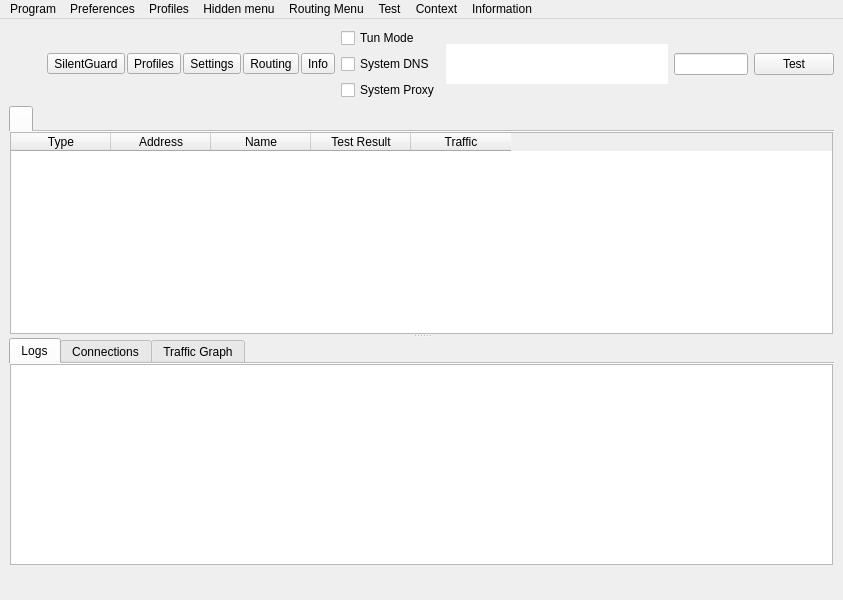
<?xml version="1.0" encoding="UTF-8"?>
<ui version="4.0">
 <class>MainWindow</class>
 <widget class="QMainWindow" name="MainWindow">
  <property name="geometry">
   <rect>
    <x>0</x>
    <y>0</y>
    <width>843</width>
    <height>600</height>
   </rect>
  </property>
  <property name="minimumSize">
   <size>
    <width>100</width>
    <height>100</height>
   </size>
  </property>
  <property name="windowTitle">
   <string notr="true">SilentGuard</string>
  </property>
  <property name="autoFillBackground">
   <bool>true</bool>
  </property>
  <widget class="QWidget" name="centralwidget">
   <layout class="QVBoxLayout" name="verticalLayout_3" stretch="0,0,0">
    <item>
     <layout class="QHBoxLayout" name="horizontalLayout_2">
      <item>
       <widget class="QFrame" name="toolbox_group">
        <property name="sizePolicy">
         <sizepolicy hsizetype="Preferred" vsizetype="Maximum">
          <horstretch>0</horstretch>
          <verstretch>0</verstretch>
         </sizepolicy>
        </property>
        <layout class="QHBoxLayout" name="horizontalLayout_5">
         <property name="spacing">
          <number>2</number>
         </property>
         <property name="leftMargin">
          <number>0</number>
         </property>
         <property name="topMargin">
          <number>0</number>
         </property>
         <property name="rightMargin">
          <number>0</number>
         </property>
         <property name="bottomMargin">
          <number>0</number>
         </property>
         <item>
          <widget class="QLabel" name="label_brand_mark">
           <property name="minimumSize">
            <size>
             <width>36</width>
             <height>36</height>
            </size>
           </property>
           <property name="maximumSize">
            <size>
             <width>40</width>
             <height>40</height>
            </size>
           </property>
           <property name="text">
            <string/>
           </property>
           <property name="scaledContents">
            <bool>false</bool>
           </property>
           <property name="alignment">
            <set>Qt::AlignmentFlag::AlignCenter</set>
           </property>
          </widget>
         </item>
         <item>
          <widget class="QToolButton" name="toolButton_program">
           <property name="toolTip">
            <string>SilentGuard</string>
           </property>
           <property name="styleSheet">
            <string notr="true">QPushButton::menu-indicator,
QToolButton::menu-indicator {
    image: none;
    width: 0px;
}</string>
           </property>
           <property name="text">
            <string>SilentGuard</string>
           </property>
           <property name="icon">
            <iconset theme="b-system-run"/>
           </property>
           <property name="iconSize">
            <size>
             <width>32</width>
             <height>37</height>
            </size>
           </property>
           <property name="popupMode">
            <enum>QToolButton::ToolButtonPopupMode::InstantPopup</enum>
           </property>
          </widget>
         </item>
         <item>
          <widget class="QToolButton" name="toolButton_server">
           <property name="toolTip">
            <string>Profiles</string>
           </property>
           <property name="styleSheet">
            <string notr="true">QPushButton::menu-indicator,
QToolButton::menu-indicator {
    image: none;
    width: 0px;
}</string>
           </property>
           <property name="text">
            <string>Profiles</string>
           </property>
           <property name="icon">
            <iconset theme="b-network-server"/>
           </property>
           <property name="iconSize">
            <size>
             <width>32</width>
             <height>37</height>
            </size>
           </property>
           <property name="popupMode">
            <enum>QToolButton::ToolButtonPopupMode::InstantPopup</enum>
           </property>
          </widget>
         </item>
         <item>
          <widget class="QToolButton" name="toolButton_preferences">
           <property name="toolTip">
            <string>Settings</string>
           </property>
           <property name="styleSheet">
            <string notr="true">QPushButton::menu-indicator,
QToolButton::menu-indicator {
    image: none;
    width: 0px;
}</string>
           </property>
           <property name="text">
            <string>Settings</string>
           </property>
           <property name="icon">
            <iconset theme="b-preferences"/>
           </property>
           <property name="iconSize">
            <size>
             <width>32</width>
             <height>37</height>
            </size>
           </property>
           <property name="popupMode">
            <enum>QToolButton::ToolButtonPopupMode::InstantPopup</enum>
           </property>
          </widget>
         </item>
         <item>
          <widget class="QToolButton" name="toolButton_routing">
           <property name="toolTip">
            <string>Routing</string>
           </property>
           <property name="styleSheet">
            <string notr="true">QPushButton::menu-indicator,
QToolButton::menu-indicator {
    image: none;
    width: 0px;
}</string>
           </property>
           <property name="text">
            <string>Routing</string>
           </property>
           <property name="icon">
            <iconset theme="b-network-routing"/>
           </property>
           <property name="iconSize">
            <size>
             <width>32</width>
             <height>37</height>
            </size>
           </property>
           <property name="popupMode">
            <enum>QToolButton::ToolButtonPopupMode::InstantPopup</enum>
           </property>
          </widget>
         </item>
         <item>
          <widget class="QToolButton" name="toolButton_update">
           <property name="toolTip">
            <string>Update</string>
           </property>
           <property name="styleSheet">
            <string notr="true">QPushButton::menu-indicator,
QToolButton::menu-indicator {
    image: none;
    width: 0px;
}</string>
           </property>
           <property name="text">
            <string>Info</string>
           </property>
           <property name="icon">
            <iconset theme="b-system-software-update"/>
           </property>
           <property name="iconSize">
            <size>
             <width>32</width>
             <height>37</height>
            </size>
           </property>
           <property name="popupMode">
            <enum>QToolButton::ToolButtonPopupMode::InstantPopup</enum>
           </property>
          </widget>
         </item>
        </layout>
       </widget>
      </item>
      <item>
       <layout class="QVBoxLayout" name="verticalLayout_4">
        <item>
         <widget class="QCheckBox" name="checkBox_VPN">
          <property name="sizePolicy">
           <sizepolicy hsizetype="Minimum" vsizetype="Maximum">
            <horstretch>0</horstretch>
            <verstretch>0</verstretch>
           </sizepolicy>
          </property>
          <property name="text">
           <string>Tun Mode</string>
          </property>
         </widget>
        </item>
        <item>
         <widget class="QCheckBox" name="system_dns">
          <property name="sizePolicy">
           <sizepolicy hsizetype="Minimum" vsizetype="Maximum">
            <horstretch>0</horstretch>
            <verstretch>0</verstretch>
           </sizepolicy>
          </property>
          <property name="text">
           <string>System DNS</string>
          </property>
         </widget>
        </item>
        <item>
         <widget class="QCheckBox" name="checkBox_SystemProxy">
          <property name="sizePolicy">
           <sizepolicy hsizetype="Minimum" vsizetype="Maximum">
            <horstretch>0</horstretch>
            <verstretch>0</verstretch>
           </sizepolicy>
          </property>
          <property name="text">
           <string>System Proxy</string>
          </property>
         </widget>
        </item>
       </layout>
      </item>
      <item>
       <widget class="QTextBrowser" name="data_view">
        <property name="enabled">
         <bool>true</bool>
        </property>
        <property name="sizePolicy">
         <sizepolicy hsizetype="Expanding" vsizetype="Expanding">
          <horstretch>0</horstretch>
          <verstretch>0</verstretch>
         </sizepolicy>
        </property>
        <property name="minimumSize">
         <size>
          <width>0</width>
          <height>0</height>
         </size>
        </property>
        <property name="maximumSize">
         <size>
          <width>16777215</width>
          <height>40</height>
         </size>
        </property>
        <property name="baseSize">
         <size>
          <width>0</width>
          <height>0</height>
         </size>
        </property>
        <property name="mouseTracking">
         <bool>false</bool>
        </property>
        <property name="focusPolicy">
         <enum>Qt::FocusPolicy::NoFocus</enum>
        </property>
        <property name="contextMenuPolicy">
         <enum>Qt::ContextMenuPolicy::NoContextMenu</enum>
        </property>
        <property name="acceptDrops">
         <bool>false</bool>
        </property>
        <property name="frameShape">
         <enum>QFrame::Shape::NoFrame</enum>
        </property>
        <property name="frameShadow">
         <enum>QFrame::Shadow::Sunken</enum>
        </property>
        <property name="verticalScrollBarPolicy">
         <enum>Qt::ScrollBarPolicy::ScrollBarAlwaysOff</enum>
        </property>
        <property name="horizontalScrollBarPolicy">
         <enum>Qt::ScrollBarPolicy::ScrollBarAlwaysOff</enum>
        </property>
        <property name="textInteractionFlags">
         <set>Qt::TextInteractionFlag::LinksAccessibleByKeyboard|Qt::TextInteractionFlag::LinksAccessibleByMouse</set>
        </property>
       </widget>
      </item>
      <item>
       <widget class="QLineEdit" name="search_input"/>
      </item>
      <item>
       <widget class="QPushButton" name="url_test_button">
        <property name="styleSheet">
         <string notr="true">QPushButton::menu-indicator,
QToolButton::menu-indicator {
    image: none;
    width: 0px;
}</string>
        </property>
        <property name="text">
         <string>Test</string>
        </property>
       </widget>
      </item>
     </layout>
    </item>
    <item>
     <widget class="QSplitter" name="splitter">
      <property name="orientation">
       <enum>Qt::Orientation::Vertical</enum>
      </property>
      <widget class="QTabWidget" name="tabWidget">
       <property name="currentIndex">
        <number>0</number>
       </property>
       <property name="documentMode">
        <bool>true</bool>
       </property>
       <property name="movable">
        <bool>true</bool>
       </property>
       <widget class="QWidget" name="widget1">
        <attribute name="title">
         <string/>
        </attribute>
        <layout class="QGridLayout" name="gridLayout_2">
         <property name="leftMargin">
          <number>1</number>
         </property>
         <property name="topMargin">
          <number>0</number>
         </property>
         <property name="rightMargin">
          <number>1</number>
         </property>
         <property name="bottomMargin">
          <number>0</number>
         </property>
         <property name="spacing">
          <number>0</number>
         </property>
         <item row="0" column="0">
          <widget class="MyTableWidget" name="proxyListTable">
           <property name="contextMenuPolicy">
            <enum>Qt::ContextMenuPolicy::CustomContextMenu</enum>
           </property>
           <property name="editTriggers">
            <set>QAbstractItemView::EditTrigger::NoEditTriggers</set>
           </property>
           <property name="alternatingRowColors">
            <bool>true</bool>
           </property>
           <property name="selectionBehavior">
            <enum>QAbstractItemView::SelectionBehavior::SelectRows</enum>
           </property>
           <property name="horizontalScrollMode">
            <enum>QAbstractItemView::ScrollMode::ScrollPerPixel</enum>
           </property>
           <property name="wordWrap">
            <bool>false</bool>
           </property>
           <attribute name="horizontalHeaderMinimumSectionSize">
            <number>16</number>
           </attribute>
           <attribute name="horizontalHeaderHighlightSections">
            <bool>false</bool>
           </attribute>
           <attribute name="horizontalHeaderShowSortIndicator" stdset="0">
            <bool>false</bool>
           </attribute>
           <attribute name="verticalHeaderDefaultSectionSize">
            <number>32</number>
           </attribute>
           <column>
            <property name="text">
             <string>Type</string>
            </property>
           </column>
           <column>
            <property name="text">
             <string>Address</string>
            </property>
           </column>
           <column>
            <property name="text">
             <string>Name</string>
            </property>
           </column>
           <column>
            <property name="text">
             <string>Test Result</string>
            </property>
           </column>
           <column>
            <property name="text">
             <string>Traffic</string>
            </property>
           </column>
          </widget>
         </item>
        </layout>
       </widget>
      </widget>
      <widget class="QTabWidget" name="stats_widget">
       <property name="autoFillBackground">
        <bool>true</bool>
       </property>
       <property name="tabPosition">
        <enum>QTabWidget::TabPosition::North</enum>
       </property>
       <property name="tabShape">
        <enum>QTabWidget::TabShape::Rounded</enum>
       </property>
       <property name="currentIndex">
        <number>0</number>
       </property>
       <property name="elideMode">
        <enum>Qt::TextElideMode::ElideNone</enum>
       </property>
       <property name="usesScrollButtons">
        <bool>true</bool>
       </property>
       <property name="documentMode">
        <bool>true</bool>
       </property>
       <property name="tabsClosable">
        <bool>false</bool>
       </property>
       <property name="movable">
        <bool>true</bool>
       </property>
       <property name="tabBarAutoHide">
        <bool>false</bool>
       </property>
       <widget class="QWidget" name="Logs">
        <property name="enabled">
         <bool>true</bool>
        </property>
        <attribute name="title">
         <string>Logs</string>
        </attribute>
        <layout class="QHBoxLayout" name="horizontalLayout_3" stretch="0">
         <property name="spacing">
          <number>0</number>
         </property>
         <property name="sizeConstraint">
          <enum>QLayout::SizeConstraint::SetDefaultConstraint</enum>
         </property>
         <property name="leftMargin">
          <number>1</number>
         </property>
         <property name="topMargin">
          <number>0</number>
         </property>
         <property name="rightMargin">
          <number>1</number>
         </property>
         <property name="bottomMargin">
          <number>0</number>
         </property>
         <item>
          <widget class="QTextBrowser" name="masterLogBrowser">
           <property name="contextMenuPolicy">
            <enum>Qt::ContextMenuPolicy::CustomContextMenu</enum>
           </property>
           <property name="openLinks">
            <bool>false</bool>
           </property>
          </widget>
         </item>
        </layout>
       </widget>
       <widget class="QWidget" name="connections_tab">
        <attribute name="title">
         <string>Connections</string>
        </attribute>
        <layout class="QHBoxLayout" name="horizontalLayout_4">
         <property name="spacing">
          <number>0</number>
         </property>
         <property name="sizeConstraint">
          <enum>QLayout::SizeConstraint::SetDefaultConstraint</enum>
         </property>
         <property name="leftMargin">
          <number>1</number>
         </property>
         <property name="topMargin">
          <number>0</number>
         </property>
         <property name="rightMargin">
          <number>1</number>
         </property>
         <property name="bottomMargin">
          <number>0</number>
         </property>
         <item>
          <widget class="QTableWidget" name="connections">
           <property name="autoFillBackground">
            <bool>false</bool>
           </property>
           <column>
            <property name="text">
             <string>Destination (Domain)</string>
            </property>
            <property name="toolTip">
             <string>Click To Disable Sorting</string>
            </property>
           </column>
           <column>
            <property name="text">
             <string>Process</string>
            </property>
            <property name="toolTip">
             <string>Click To Sort By Process</string>
            </property>
           </column>
           <column>
            <property name="text">
             <string>Protocol</string>
            </property>
            <property name="toolTip">
             <string>Click To Sort By Protocol</string>
            </property>
           </column>
           <column>
            <property name="text">
             <string>Outbound</string>
            </property>
            <property name="toolTip">
             <string>Click To Sort By Outbound</string>
            </property>
           </column>
           <column>
            <property name="text">
             <string>Traffic</string>
            </property>
            <property name="toolTip">
             <string>Click To Toggle sort by Traffic</string>
            </property>
           </column>
          </widget>
         </item>
        </layout>
       </widget>
       <widget class="QWidget" name="graph_tab">
        <attribute name="title">
         <string>Traffic Graph</string>
        </attribute>
        <layout class="QHBoxLayout" name="horizontalLayout_6">
         <property name="spacing">
          <number>0</number>
         </property>
         <property name="sizeConstraint">
          <enum>QLayout::SizeConstraint::SetDefaultConstraint</enum>
         </property>
         <property name="leftMargin">
          <number>1</number>
         </property>
         <property name="topMargin">
          <number>0</number>
         </property>
         <property name="rightMargin">
          <number>1</number>
         </property>
         <property name="bottomMargin">
          <number>0</number>
         </property>
        </layout>
       </widget>
      </widget>
     </widget>
    </item>
    <item>
     <layout class="QHBoxLayout" name="horizontalLayout">
      <item>
       <widget class="QLabel" name="label_speed">
        <property name="text">
         <string/>
        </property>
       </widget>
      </item>
      <item>
       <widget class="QLabel" name="label_running">
        <property name="text">
         <string/>
        </property>
       </widget>
      </item>
      <item>
       <widget class="QLabel" name="label_inbound">
        <property name="styleSheet">
         <string notr="true"/>
        </property>
        <property name="text">
         <string/>
        </property>
       </widget>
      </item>
      <item>
       <spacer name="horizontalSpacer_2">
        <property name="orientation">
         <enum>Qt::Orientation::Horizontal</enum>
        </property>
        <property name="sizeType">
         <enum>QSizePolicy::Policy::Maximum</enum>
        </property>
        <property name="sizeHint" stdset="0">
         <size>
          <width>0</width>
          <height>20</height>
         </size>
        </property>
       </spacer>
      </item>
     </layout>
    </item>
   </layout>
  </widget>
  <widget class="QMenuBar" name="menubar">
   <property name="geometry">
    <rect>
     <x>0</x>
     <y>0</y>
     <width>843</width>
     <height>30</height>
    </rect>
   </property>
   <widget class="QMenu" name="menu_program">
    <property name="title">
     <string>Program</string>
    </property>
    <widget class="QMenu" name="menu_spmode">
     <property name="title">
      <string>System Proxy</string>
     </property>
     <addaction name="menu_spmode_system_proxy"/>
     <addaction name="menu_spmode_vpn"/>
     <addaction name="menu_spmode_disabled"/>
    </widget>
    <addaction name="actionHide_window"/>
    <addaction name="separator"/>
    <addaction name="actionStart_with_system"/>
    <addaction name="actionRemember_last_proxy"/>
    <addaction name="actionAllow_LAN"/>
    <addaction name="actionRegister_Windows_Elevated_Task"/>
    <addaction name="menu_spmode"/>
    <addaction name="separator"/>
    <addaction name="actionRestart_Proxy"/>
    <addaction name="actionRestart_Program"/>
    <addaction name="menu_exit"/>
   </widget>
   <widget class="QMenu" name="menu_preferences">
    <property name="title">
     <string>Preferences</string>
    </property>
    <addaction name="menu_manage_groups"/>
    <addaction name="menu_basic_settings"/>
    <addaction name="menu_routing_settings"/>
    <addaction name="menu_vpn_settings"/>
    <addaction name="menu_hotkey_settings"/>
    <addaction name="menu_open_config_folder"/>
   </widget>
   <widget class="QMenu" name="menu_profiles">
    <property name="title">
     <string>Profiles</string>
    </property>
    <widget class="QMenu" name="menuCurrent_group">
     <property name="title">
      <string>Current Group</string>
     </property>
     <addaction name="separator"/>
    </widget>
    <widget class="QMenu" name="menu_server">
     <property name="title">
      <string>Current Selected</string>
     </property>
     <widget class="QMenu" name="menu_share_item">
      <property name="title">
       <string>Share</string>
      </property>
      <addaction name="menu_qr"/>
      <addaction name="menu_export_config"/>
      <addaction name="separator"/>
      <addaction name="menu_copy_links"/>
      <addaction name="menu_copy_links_nkr"/>
     </widget>
     <widget class="QMenu" name="menu_test">
      <property name="title">
       <string>Test</string>
      </property>
      <addaction name="actionUrl_Test_Selected"/>
      <addaction name="actionUrl_Test_Clear"/>
      <addaction name="actionSpeedtest_Selected"/>
      <addaction name="actionDownloadtest_Selected"/>
      <addaction name="actionUploadtest_Selected"/>
      <addaction name="actionCountrytest_Selected"/>
      <addaction name="actionSimpledl_Selected"/>
     </widget>
     <addaction name="menu_start"/>
     <addaction name="menu_stop"/>
     <addaction name="menu_edit"/>
     <addaction name="menu_select_all"/>
     <addaction name="separator"/>
     <addaction name="menu_share_item"/>
     <addaction name="menu_clone"/>
     <addaction name="menu_move_profile"/>
     <addaction name="menu_delete"/>
     <addaction name="separator"/>
     <addaction name="menu_resolve_selected"/>
     <addaction name="menu_reset_traffic"/>
     <addaction name="menu_test"/>
    </widget>
    <addaction name="menu_add_from_clipboard"/>
    <addaction name="actionAdd_new_Group"/>
    <addaction name="menu_add_from_input"/>
    <addaction name="actionAdd_profile_from_File"/>
    <addaction name="menu_scan_qr"/>
    <addaction name="separator"/>
    <addaction name="menu_server"/>
    <addaction name="menuCurrent_group"/>
   </widget>
   <widget class="QMenu" name="menuHidden_menu">
    <property name="title">
     <string>Hidden menu</string>
    </property>
    <addaction name="menu_update_subscription"/>
    <addaction name="menu_resolve_domain"/>
    <addaction name="menu_remove_invalid"/>
    <addaction name="menu_remove_unavailable"/>
    <addaction name="menu_clear_test_result"/>
    <addaction name="menu_remove_duplicates"/>
    <addaction name="actionSpeedtest_Group"/>
   </widget>
   <widget class="QMenu" name="menuRouting_Menu">
    <property name="title">
     <string>Routing Menu</string>
    </property>
   </widget>
   <widget class="QMenu" name="menuTest">
    <property name="title">
     <string>Test</string>
    </property>
    <addaction name="actionUrl_Test_Group"/>
    <addaction name="actionSpeedtest_Current"/>
   </widget>
   <widget class="QMenu" name="menuContext">
    <property name="title">
     <string>Context</string>
    </property>
    <widget class="QMenu" name="menuContextProfiles">
     <property name="title">
      <string>ContextProfiles</string>
     </property>
    </widget>
    <addaction name="menuContextProfiles"/>
   </widget>
   <widget class="QMenu" name="fetch_tool">
    <property name="title">
     <string>Information</string>
    </property>
    <addaction name="menu_update"/>
    <addaction name="menu_information"/>
    <addaction name="menu_about"/>
   </widget>
   <addaction name="menu_program"/>
   <addaction name="menu_preferences"/>
   <addaction name="menu_profiles"/>
   <addaction name="menuHidden_menu"/>
   <addaction name="menuRouting_Menu"/>
   <addaction name="menuTest"/>
   <addaction name="menuContext"/>
   <addaction name="fetch_tool"/>
  </widget>
  <action name="menu_exit">
   <property name="text">
    <string>Exit</string>
   </property>
  </action>
  <action name="actionToggle_window">
   <property name="text">
    <string>Toggle Window</string>
   </property>
  </action>
  <action name="menu_basic_settings">
   <property name="text">
    <string>Basic Settings</string>
   </property>
  </action>
  <action name="menu_add_from_input">
   <property name="text">
    <string>New profile</string>
   </property>
  </action>
  <action name="menu_manage_groups">
   <property name="text">
    <string>Groups</string>
   </property>
  </action>
  <action name="menu_start">
   <property name="text">
    <string>Start</string>
   </property>
   <property name="shortcut">
    <string notr="true">Return</string>
   </property>
  </action>
  <action name="menu_stop">
   <property name="text">
    <string>Stop</string>
   </property>
   <property name="shortcut">
    <string notr="true">Ctrl+S</string>
   </property>
  </action>
  <action name="menu_edit">
   <property name="text">
    <string>Edit</string>
   </property>
   <property name="shortcut">
    <string notr="true">Ctrl+E</string>
   </property>
  </action>
  <action name="menu_routing_settings">
   <property name="text">
    <string>Routing Settings</string>
   </property>
  </action>
  <action name="menu_add_from_clipboard">
   <property name="text">
    <string>Add profile from clipboard</string>
   </property>
   <property name="shortcut">
    <string notr="true">Ctrl+V</string>
   </property>
  </action>
  <action name="menu_delete">
   <property name="text">
    <string>Delete</string>
   </property>
   <property name="shortcut">
    <string notr="true">Del</string>
   </property>
  </action>
  <action name="menu_profile_debug_info">
   <property name="text">
    <string>Debug Info</string>
   </property>
  </action>
  <action name="menu_qr">
   <property name="text">
    <string>QR Code and link</string>
   </property>
   <property name="shortcut">
    <string notr="true">Ctrl+Q</string>
   </property>
  </action>
  <action name="menu_copy_link">
   <property name="text">
    <string>Copy Link</string>
   </property>
  </action>
  <action name="menu_tcp_ping">
   <property name="text">
    <string notr="true">Tcp Ping</string>
   </property>
   <property name="shortcut">
    <string notr="true">Ctrl+Shift+T</string>
   </property>
  </action>
  <action name="menu_url_test">
   <property name="text">
    <string notr="true">Url Test</string>
   </property>
   <property name="shortcut">
    <string notr="true">Ctrl+Shift+U</string>
   </property>
  </action>
  <action name="menu_clear_test_result">
   <property name="text">
    <string>Clear Test Result</string>
   </property>
   <property name="shortcut">
    <string notr="true">Ctrl+Shift+C</string>
   </property>
  </action>
  <action name="menu_export_config">
   <property name="text">
    <string>Export %1 config</string>
   </property>
   <property name="shortcut">
    <string notr="true">Ctrl+E</string>
   </property>
  </action>
  <action name="menu_reset_traffic">
   <property name="text">
    <string>Reset Traffic</string>
   </property>
   <property name="shortcut">
    <string notr="true">Ctrl+R</string>
   </property>
  </action>
  <action name="menu_scan_qr">
   <property name="text">
    <string>Scan QR Code</string>
   </property>
  </action>
  <action name="menu_spmode_system_proxy">
   <property name="checkable">
    <bool>true</bool>
   </property>
   <property name="text">
    <string>Enable System Proxy</string>
   </property>
  </action>
  <action name="menu_spmode_disabled">
   <property name="checkable">
    <bool>true</bool>
   </property>
   <property name="text">
    <string>Disable</string>
   </property>
  </action>
  <action name="menu_remove_duplicates">
   <property name="text">
    <string>Remove Duplicates</string>
   </property>
   <property name="shortcut">
    <string notr="true">Ctrl+Shift+D</string>
   </property>
  </action>
  <action name="actionfake">
   <property name="text">
    <string>fake</string>
   </property>
   <property name="visible">
    <bool>false</bool>
   </property>
  </action>
  <action name="menu_move">
   <property name="text">
    <string>Move</string>
   </property>
   <property name="shortcut">
    <string notr="true">Ctrl+M</string>
   </property>
  </action>
  <action name="actionStart_with_system">
   <property name="checkable">
    <bool>true</bool>
   </property>
   <property name="text">
    <string>Start with system</string>
   </property>
  </action>
  <action name="actionRemember_last_proxy">
   <property name="checkable">
    <bool>true</bool>
   </property>
   <property name="text">
    <string>Remember last profile</string>
   </property>
  </action>
  <action name="actionAllow_LAN">
   <property name="checkable">
    <bool>true</bool>
   </property>
   <property name="text">
    <string>Allow other devices to connect</string>
   </property>
  </action>
  <action name="menu_remove_unavailable">
   <property name="text">
    <string>Remove Unavailable</string>
   </property>
   <property name="shortcut">
    <string notr="true">Ctrl+Shift+R</string>
   </property>
  </action>
  <action name="menu_full_test">
   <property name="text">
    <string>Full Test</string>
   </property>
   <property name="shortcut">
    <string notr="true">Ctrl+Shift+F</string>
   </property>
  </action>
  <action name="menu_hotkey_settings">
   <property name="text">
    <string>Hotkey Settings</string>
   </property>
  </action>
  <action name="menu_select_all">
   <property name="text">
    <string>Select All</string>
   </property>
   <property name="shortcut">
    <string notr="true">Ctrl+A</string>
   </property>
  </action>
  <action name="menu_copy_links_nkr">
   <property name="text">
    <string>Copy Custom Links</string>
   </property>
   <property name="shortcut">
    <string notr="true">Ctrl+Alt+C</string>
   </property>
  </action>
  <action name="actionfake_2">
   <property name="text">
    <string>fake</string>
   </property>
   <property name="visible">
    <bool>false</bool>
   </property>
  </action>
  <action name="actionfake_3">
   <property name="text">
    <string>fake</string>
   </property>
   <property name="visible">
    <bool>false</bool>
   </property>
  </action>
  <action name="menu_copy_links">
   <property name="text">
    <string>Copy links</string>
   </property>
   <property name="shortcut">
    <string notr="true">Ctrl+C</string>
   </property>
  </action>
  <action name="menu_spmode_vpn">
   <property name="checkable">
    <bool>true</bool>
   </property>
   <property name="text">
    <string>Enable Tun</string>
   </property>
  </action>
  <action name="menu_clone">
   <property name="text">
    <string>Clone</string>
   </property>
   <property name="shortcut">
    <string notr="true">Ctrl+D</string>
   </property>
  </action>
  <action name="menu_update_subscription">
   <property name="text">
    <string>Update subscription</string>
   </property>
   <property name="shortcut">
    <string notr="true">Ctrl+U</string>
   </property>
   <property name="visible">
    <bool>true</bool>
   </property>
  </action>
  <action name="menu_resolve_domain">
   <property name="text">
    <string>Resolve domain</string>
   </property>
   <property name="shortcut">
    <string notr="true">Ctrl+Shift+I</string>
   </property>
  </action>
  <action name="menu_vpn_settings">
   <property name="text">
    <string>Tun Settings</string>
   </property>
  </action>
  <action name="actionRestart_Program">
   <property name="text">
    <string>Restart Program</string>
   </property>
  </action>
  <action name="menu_open_config_folder">
   <property name="text">
    <string>Open Config Folder</string>
   </property>
  </action>
  <action name="actionfake_4">
   <property name="text">
    <string notr="true">fake</string>
   </property>
   <property name="visible">
    <bool>false</bool>
   </property>
  </action>
  <action name="actionfake_5">
   <property name="text">
    <string notr="true">fake</string>
   </property>
   <property name="visible">
    <bool>false</bool>
   </property>
  </action>
  <action name="actionRestart_Proxy">
   <property name="text">
    <string>Restart Proxy</string>
   </property>
  </action>
  <action name="menu_stop_testing">
   <property name="text">
    <string>Stop Testing</string>
   </property>
  </action>
  <action name="actionUrl_Test_Selected">
   <property name="text">
    <string>Url Test</string>
   </property>
   <property name="shortcut">
    <string notr="true">Ctrl+Shift+S</string>
   </property>
   <property name="visible">
    <bool>true</bool>
   </property>
  </action>
  <action name="actionUrl_Test_Clear">
   <property name="text">
    <string>Clear Test Result</string>
   </property>
   <property name="visible">
    <bool>true</bool>
   </property>
  </action>
  <action name="actionUrl_Test_Group">
   <property name="enabled">
    <bool>true</bool>
   </property>
   <property name="text">
    <string>Url Test Group</string>
   </property>
   <property name="shortcut">
    <string notr="true">Ctrl+Shift+G</string>
   </property>
   <property name="visible">
    <bool>true</bool>
   </property>
  </action>
  <action name="menu_resolve_selected">
   <property name="text">
    <string>Resolve Domain</string>
   </property>
   <property name="visible">
    <bool>true</bool>
   </property>
  </action>
  <action name="menu_remove_invalid">
   <property name="text">
    <string>Remove Invalid</string>
   </property>
   <property name="shortcut">
    <string notr="true">Ctrl+Alt+I</string>
   </property>
   <property name="menuRole">
    <enum>QAction::MenuRole::TextHeuristicRole</enum>
   </property>
  </action>
  <action name="actionSpeedtest_Selected">
   <property name="text">
    <string>Full test Selected</string>
   </property>
  </action>
  <action name="actionDownloadtest_Selected">
   <property name="text">
    <string>Download test Selected</string>
   </property>
  </action>
  <action name="actionUploadtest_Selected">
   <property name="text">
    <string>Upload test Selected</string>
   </property>
  </action>
  <action name="actionCountrytest_Selected">
   <property name="text">
    <string>Country test Selected</string>
   </property>
  </action>
  <action name="actionSimpledl_Selected">
   <property name="text">
    <string>Simple download test Selected</string>
   </property>
  </action>
  <action name="actionSpeedtest_Group">
   <property name="text">
    <string>Speedtest Group</string>
   </property>
  </action>
  <action name="actionHide_window">
   <property name="text">
    <string>Hide window</string>
   </property>
  </action>
  <action name="actionAdd_profile_from_File">
   <property name="text">
    <string>Add profile from File</string>
   </property>
  </action>
  <action name="actionAdd_new_Group">
   <property name="text">
    <string>Add new Group</string>
   </property>
  </action>
  <action name="menu_security_settings">
   <property name="text">
    <string>Security Settings</string>
   </property>
  </action>
  <action name="menu_move_profile">
   <property name="text">
    <string>Move</string>
   </property>
   <property name="shortcut">
    <string notr="true">Ctrl+M</string>
   </property>
  </action>
  <action name="actionSpeedtest_Current">
   <property name="text">
    <string>Speedtest Current</string>
   </property>
  </action>
  <action name="actionInformation">
   <property name="text">
    <string>Information</string>
   </property>
  </action>
  <action name="actionRegister_Windows_Elevated_Task">
   <property name="checkable">
    <bool>true</bool>
   </property>
   <property name="text">
    <string>Register Windows elevated task</string>
   </property>
  </action>
  <action name="menu_information_2">
   <property name="text">
    <string>About</string>
   </property>
  </action>
  <action name="menu_information">
   <property name="text">
    <string>Statistics</string>
   </property>
  </action>
  <action name="menu_update">
   <property name="text">
    <string>Check for updates</string>
   </property>
  </action>
  <action name="menu_about">
   <property name="text">
    <string>About</string>
   </property>
  </action>
 </widget>
 <customwidgets>
  <customwidget>
   <class>MyTableWidget</class>
   <extends>QTableWidget</extends>
   <header>nekobox/ui/utils/MyTableWidget.h</header>
  </customwidget>
 </customwidgets>
 <resources/>
 <connections/>
</ui>
